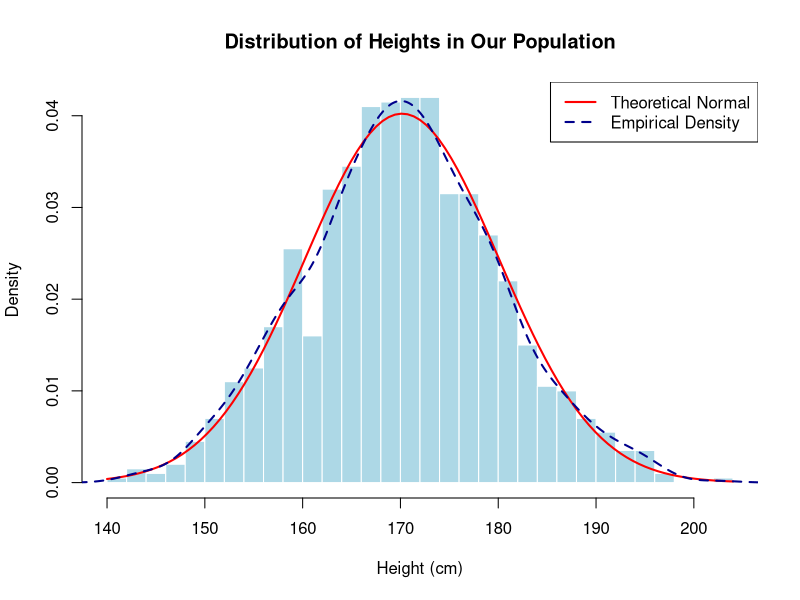
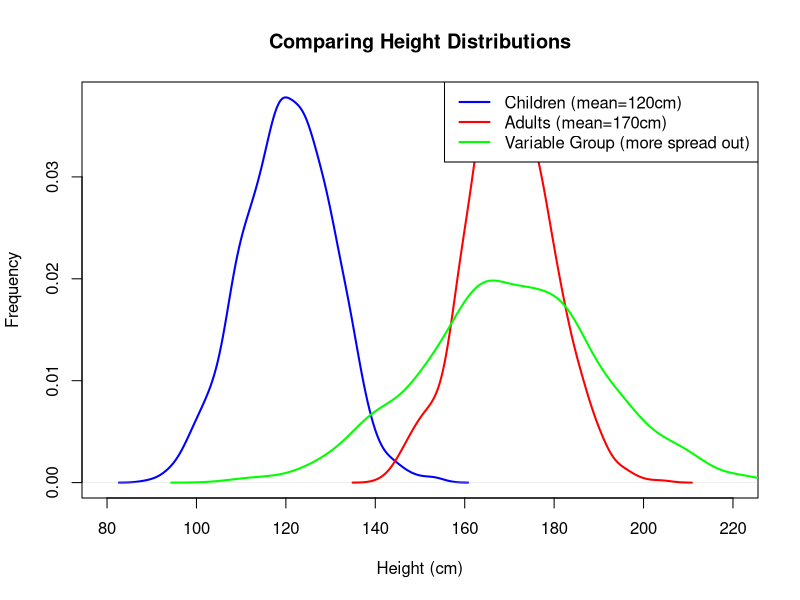
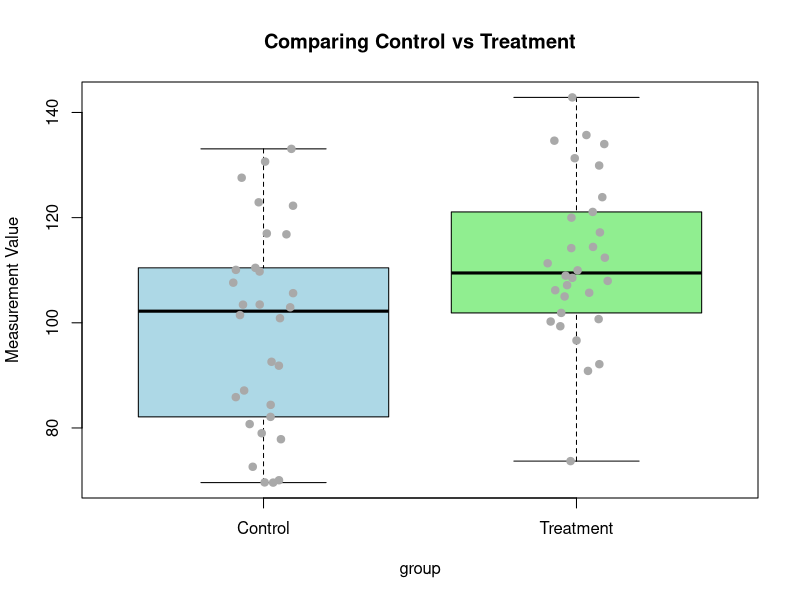
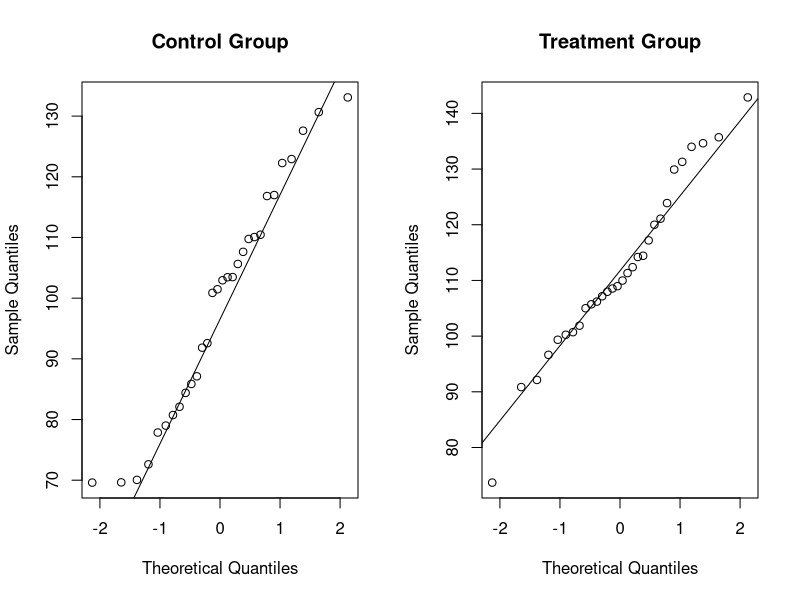
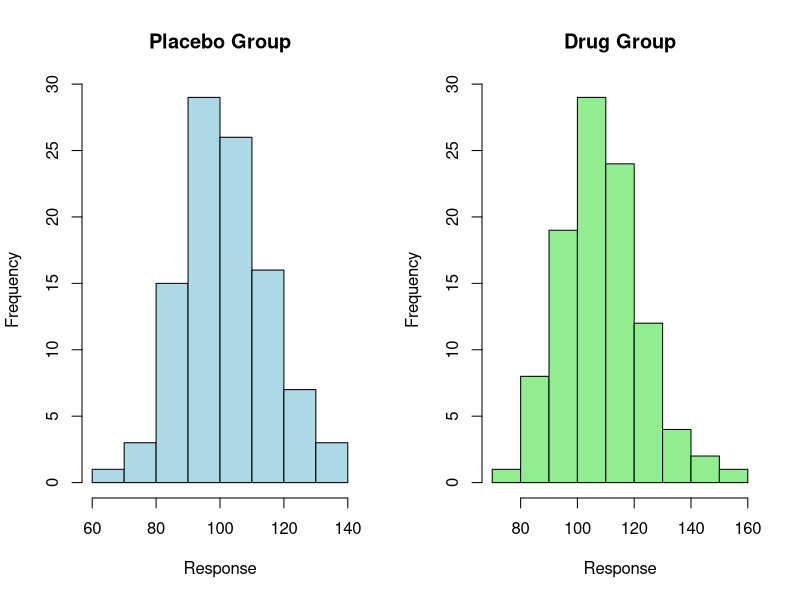
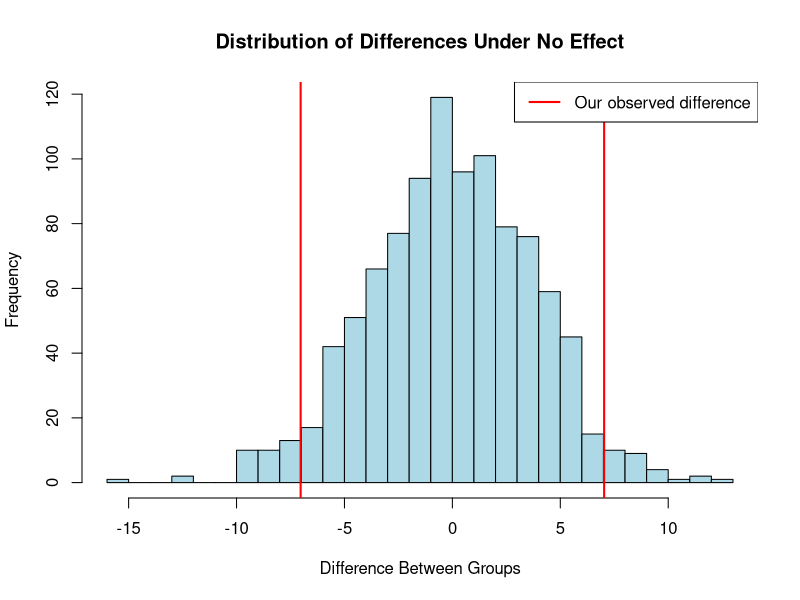

Generate these figures, in order, with R:
## ---- chunk 1
knitr::opts_chunk$set(echo = TRUE)
## ---- chunk 2
# Generate some example height data (in centimeters)
set.seed(123)  # This makes our random numbers reproducible
heights <- rnorm(1000, mean = 170, sd = 10)  # Mean height 170cm, SD 10cm

# Create a histogram with density scaling
hist(heights, 
     breaks = 30,
     main = "Distribution of Heights in Our Population",
     xlab = "Height (cm)",
     ylab = "Density",
     col = "lightblue",
     border = "white",
     prob = TRUE)  # Use probability scaling for density curves

# Add theoretical normal density curve
curve(dnorm(x, mean = mean(heights), sd = sd(heights)), 
      col = "red", 
      lwd = 2,
      add = TRUE)

# Add empirical density curve
lines(density(heights), 
      col = "darkblue", 
      lwd = 2,
      lty = 2)

# Add legend
legend("topright", 
       legend = c("Theoretical Normal", "Empirical Density"),
       col = c("red", "darkblue"),
       lwd = 2,
       lty = c(1, 2))

# Add some basic statistics
cat("\nSummary of Heights:")
cat("\nAverage Height:", round(mean(heights), 1), "cm")
cat("\nStandard Deviation:", round(sd(heights), 1), "cm")
cat("\nMinimum:", round(min(heights), 1), "cm")
cat("\nMaximum:", round(max(heights), 1), "cm")
## ---- chunk 3
# Create three different height distributions
child_heights <- rnorm(1000, mean = 120, sd = 10)    # Children
adult_heights <- rnorm(1000, mean = 170, sd = 10)    # Adults
variable_heights <- rnorm(1000, mean = 170, sd = 20) # More variable group

# Plot them together
plot(density(child_heights), 
     main = "Comparing Height Distributions",
     xlab = "Height (cm)",
     ylab = "Frequency",
     col = "blue",
     lwd = 2,
     xlim = c(80, 220))
lines(density(adult_heights), col = "red", lwd = 2)
lines(density(variable_heights), col = "green", lwd = 2)

# Add a legend
legend("topright", 
       legend = c("Children (mean=120cm)", 
                 "Adults (mean=170cm)", 
                 "Variable Group (more spread out)"),
       col = c("blue", "red", "green"),
       lwd = 2)
## ---- chunk 4
# Create example data
control <- rnorm(30, mean = 100, sd = 15)    # Control group measurements
treatment <- rnorm(30, mean = 115, sd = 15)   # Treatment group measurements

# Put data in a nice format
experiment_data <- data.frame(
  value = c(control, treatment),
  group = rep(c("Control", "Treatment"), each = 30)
)

# Create a clear visualization
boxplot(value ~ group, data = experiment_data,
        main = "Comparing Control vs Treatment",
        ylab = "Measurement Value",
        col = c("lightblue", "lightgreen"))

# Add individual points
stripchart(value ~ group, data = experiment_data,
           vertical = TRUE, method = "jitter",
           add = TRUE, pch = 19, col = "darkgray")

# Calculate and display some basic statistics
cat("\nControl Group:")
cat("\n  Average:", round(mean(control), 1))
cat("\n  SD:", round(sd(control), 1))
cat("\n\nTreatment Group:")
cat("\n  Average:", round(mean(treatment), 1))
cat("\n  SD:", round(sd(treatment), 1))
## ---- chunk 5
# Perform a t-test
test_result <- t.test(value ~ group, data = experiment_data)

# Print results in a friendly way
cat("\nResults of our Statistical Test:")
cat("\n--------------------------------")
cat("\nAverage difference between groups:", 
    round(diff(tapply(experiment_data$value, experiment_data$group, mean)), 1))
cat("\nIs this difference significant?", 
    ifelse(test_result$p.value < 0.05, "YES!", "No"))
cat("\n(p-value =", round(test_result$p.value, 4), ")")
## ---- chunk 6
# Create Q-Q plots to check normality
par(mfrow = c(1, 2))
qqnorm(experiment_data$value[experiment_data$group == "Control"],
       main = "Control Group")
qqline(experiment_data$value[experiment_data$group == "Control"])

qqnorm(experiment_data$value[experiment_data$group == "Treatment"],
       main = "Treatment Group")
qqline(experiment_data$value[experiment_data$group == "Treatment"])
par(mfrow = c(1, 1))
## ---- chunk 7
# Let's simulate a medical trial example
# H₀: New drug has no effect (difference = 0)
# H₁: New drug has an effect (difference ≠ 0)

set.seed(123)  # For reproducible results
placebo <- rnorm(100, mean = 100, sd = 15)    # Placebo group
drug <- rnorm(100, mean = 110, sd = 15)       # Drug group

# Visualize both groups
par(mfrow = c(1, 2))
hist(placebo, main = "Placebo Group", xlab = "Response", col = "lightblue")
hist(drug, main = "Drug Group", xlab = "Response", col = "lightgreen")
par(mfrow = c(1, 1))
## ---- chunk 8
# Function to demonstrate p-value concept
demonstrate_pvalue <- function(n_trials = 1000) {
  # Store our results
  differences <- numeric(n_trials)
  
  # Simulate many trials where there is NO real effect
  for(i in 1:n_trials) {
    group1 <- rnorm(30, mean = 100, sd = 15)
    group2 <- rnorm(30, mean = 100, sd = 15)  # Same mean = no effect
    differences[i] <- mean(group2) - mean(group1)
  }
  
  # Plot the distribution of differences
  hist(differences, 
       main = "Distribution of Differences Under No Effect",
       xlab = "Difference Between Groups",
       col = "lightblue",
       breaks = 30)
  
  # Add vertical lines for our observed difference
  observed_diff <- mean(drug) - mean(placebo)
  abline(v = observed_diff, col = "red", lwd = 2)
  abline(v = -observed_diff, col = "red", lwd = 2)
  
  # Add legend
  legend("topright", 
         legend = "Our observed difference",
         col = "red", 
         lwd = 2)
}

# Run the demonstration
demonstrate_pvalue()
